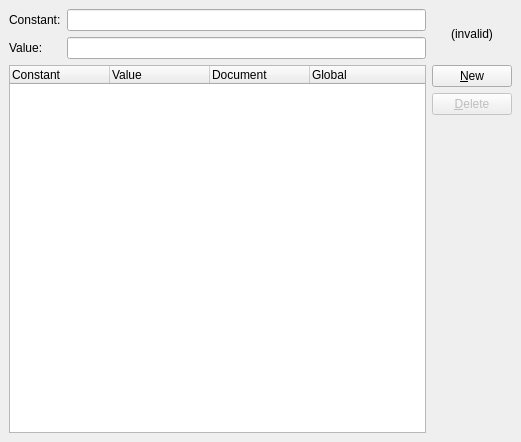
<ui version="4.0" >
 <class>ConstantsEditor</class>
 <widget class="QWidget" name="ConstantsEditor" >
  <property name="geometry" >
   <rect>
    <x>0</x>
    <y>0</y>
    <width>521</width>
    <height>442</height>
   </rect>
  </property>
  <property name="windowTitle" >
   <string>Constant Editor</string>
  </property>
  <layout class="QGridLayout" >
   <property name="margin" >
    <number>9</number>
   </property>
   <property name="spacing" >
    <number>6</number>
   </property>
   <item row="0" column="1" >
    <widget class="QLabel" name="valueInvalidLabel" >
     <property name="toolTip" >
      <string>The value must be a number (e.g. "pi^2")</string>
     </property>
     <property name="text" >
      <string>(invalid)</string>
     </property>
     <property name="alignment" >
      <set>Qt::AlignCenter</set>
     </property>
    </widget>
   </item>
   <item row="0" column="0" >
    <layout class="QGridLayout" >
     <property name="margin" >
      <number>0</number>
     </property>
     <property name="spacing" >
      <number>6</number>
     </property>
     <item row="0" column="1" >
      <widget class="KLineEdit" name="nameEdit" >
       <property name="whatsThis" >
        <string/>
       </property>
      </widget>
     </item>
     <item row="1" column="0" >
      <widget class="QLabel" name="label_2" >
       <property name="text" >
        <string>Value:</string>
       </property>
      </widget>
     </item>
     <item row="0" column="0" >
      <widget class="QLabel" name="label" >
       <property name="text" >
        <string>Constant:</string>
       </property>
      </widget>
     </item>
     <item row="1" column="1" >
      <widget class="EquationEdit" name="valueEdit" >
       <property name="toolTip" >
        <string>Enter an expression that evaluates to a number</string>
       </property>
      </widget>
     </item>
    </layout>
   </item>
   <item row="1" column="1" >
    <widget class="QPushButton" name="cmdNew" >
     <property name="toolTip" >
      <string>Add a new constant</string>
     </property>
     <property name="whatsThis" >
      <string>Click this button to add a new constant.</string>
     </property>
     <property name="text" >
      <string>&amp;New</string>
     </property>
    </widget>
   </item>
   <item rowspan="3" row="1" column="0" >
    <widget class="QTreeWidget" name="constantList" >
     <property name="rootIsDecorated" >
      <bool>false</bool>
     </property>
     <property name="columnCount" >
      <number>4</number>
     </property>
     <column>
      <property name="text" >
       <string>Constant</string>
      </property>
     </column>
     <column>
      <property name="text" >
       <string>Value</string>
      </property>
     </column>
     <column>
      <property name="text" >
       <string>Document</string>
      </property>
     </column>
     <column>
      <property name="text" >
       <string>Global</string>
      </property>
     </column>
    </widget>
   </item>
   <item row="3" column="1" >
    <spacer>
     <property name="orientation" >
      <enum>Qt::Vertical</enum>
     </property>
     <property name="sizeHint" >
      <size>
       <width>20</width>
       <height>261</height>
      </size>
     </property>
    </spacer>
   </item>
   <item row="2" column="1" >
    <widget class="QPushButton" name="cmdDelete" >
     <property name="enabled" >
      <bool>false</bool>
     </property>
     <property name="toolTip" >
      <string>Delete the selected constant</string>
     </property>
     <property name="whatsThis" >
      <string>Click here to delete the selected constant; it can only be removed if it is not currently used by a plot.</string>
     </property>
     <property name="text" >
      <string>&amp;Delete</string>
     </property>
    </widget>
   </item>
  </layout>
 </widget>
  <customwidgets>
  <customwidget>
   <class>KLineEdit</class>
   <extends>QLineEdit</extends>
   <header>klineedit.h</header>
  </customwidget>
  <customwidget>
   <class>EquationEdit</class>
   <extends>KLineEdit</extends>
   <header>equationedit.h</header>
  </customwidget>
 </customwidgets>
 <resources/>
 <connections/>
</ui>
